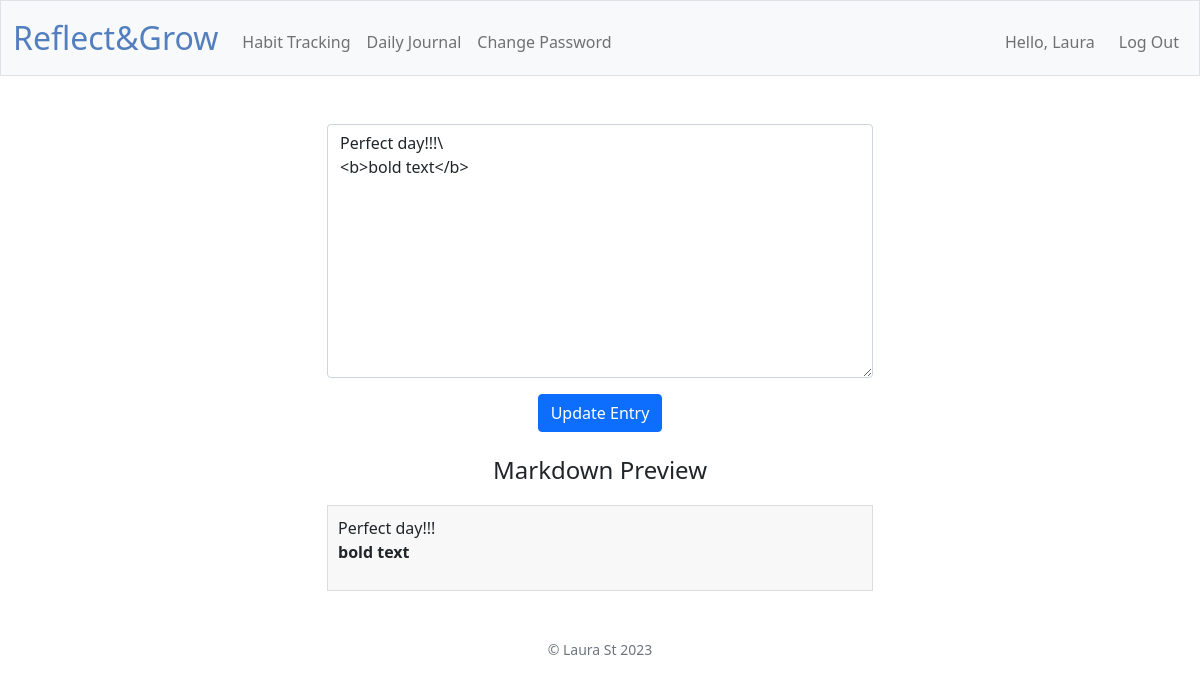
Page /edit-journal-entry/17 (signed in) on the committed database.
### tables this page shows
CREATE TABLE "users" (
    id INTEGER PRIMARY KEY AUTOINCREMENT,
    username TEXT NOT NULL UNIQUE,
    hash TEXT NOT NULL
);

CREATE TABLE journal_entries (
    entry_id INTEGER PRIMARY KEY AUTOINCREMENT,
    user_id INTEGER,
    entry_content TEXT NOT NULL,
    created_at DATETIME DEFAULT CURRENT_TIMESTAMP,
    FOREIGN KEY (user_id) REFERENCES users(id)
);

### app.py (the view)
@app.route("/edit-journal-entry/<int:entry_id>", methods=["GET", "POST"])
@login_required
def edit_journal_entry(entry_id):
    if request.method == "POST":
        result = entry_service.update_entry(request.form, entry_id, session.get("user_id"))
        if not result["success"]:
            return apology(result["msg"], result["code"])
        return redirect("/journal-history")
    else:
        result = entry_service.get_entry(entry_id, session.get("user_id"))
        if not result["success"]:
            return apology(result["msg"], result["code"])
        return render_template("edit-journal-entry.html", entry=result["res"])

### app.py (called while the page is built)
@app.after_request
def after_request(response):
    response.headers["Cache-Control"] = "no-cache, no-store, must-revalidate"
    response.headers["Expires"] = 0
    response.headers["Pragma"] = "no-cache"
    return response

@app.context_processor
def inject_user():
    user_id = session.get("user_id")
    if user_id:
        result = user_service.get_user_details(user_id)
        user = result["res"]
        return {"username": user["username"]}
    return {}

### database.py (called while the page is built)
def get_entry(entry_id, user_id):
    return db.execute("SELECT * FROM journal_entries WHERE entry_id = ? and user_id = ?", entry_id, user_id)

def get_user(user_id):
    return db.execute("SELECT * FROM users WHERE id = ?", user_id)

### entry_service.py (called while the page is built)
def get_entry(entry_id, user_id):
    rows = database.get_entry(entry_id, user_id)
    entry = rows[0]
    if not entry:
        return fail()
    return success(entry)

### helpers.py (called while the page is built)
def login_required(f):
    @wraps(f)
    def decorated_function(*args, **kwargs):
        if session.get("user_id") is None:
            return redirect("/login")
        return f(*args, **kwargs)
    return decorated_function

def success(obj=None):
    return {"success": True, "res": obj}

### user_service.py (called while the page is built)
def get_user_details(user_id):
    rows = database.get_user(user_id)
    user = rows[0]
    if not user:
        fail()
    return success(user)

### templates/edit-journal-entry.html (shortened to what this page needs)
{% extends "layout.html" %}
{% block main %}
<div class="row justify-content-center">
    <div class="col-lg-6 col-md-8">
        <form action="/edit-journal-entry/{{ entry.entry_id }}" method="post">
            <div class="mb-3">
                <textarea autocomplete="off" autofocus class="form-control" id="entry" name="entry" type="text"
                    rows="10" oninput="updatePreview()">{{ entry.entry_content }}</textarea>
            </div>
            <button class="btn btn-primary" type="submit">Update Entry</button>
        </form>
        <h4 class="mt-4">Markdown Preview</h4>
        <div id="markdownPreview" class="markdown-preview" data-markdown="{{ entry.entry_content}}"></div>
    </div>
</div>
{% endblock %}

### templates/layout.html (shortened to what this page needs)
<!DOCTYPE html>
<html lang="en">
<head>
    <link href="https://cdn.jsdelivr.net/npm/bootstrap@5.1.3/dist/css/bootstrap.min.css"
 rel="stylesheet">
    <link href="/static/styles.css" rel="stylesheet">
</head>
<body>
    <nav class="bg-light border navbar navbar-expand-md navbar-light">
        <div class="container-fluid">
            <a class="navbar-brand" href="/"><span class="blue">Reflect&Grow</span></a>
            <div class="collapse navbar-collapse" id="navbar">
                {% if session["user_id"] %}
                <ul class="navbar-nav me-auto mt-2">
                    <li class="nav-item"><a class="nav-link" href="/habits">Habit Tracking</a></li>
                    <li class="nav-item"><a class="nav-link" href="/journal-history">Daily Journal</a></li>
                    <li class="nav-item"><a class="nav-link" href="/change-password">Change Password</a></li>
                </ul>
                <ul class="navbar-nav ms-auto mt-2">
                    <li class="nav-item navbar-text me-3">Hello, {{ username }}</li>
                    <li class="nav-item"><a class="nav-link" href="/logout">Log Out</a></li>
                </ul>
                {% else %}
                <ul class="navbar-nav ms-auto mt-2">
                    <li class="nav-item"><a class="nav-link" href="/register">Register</a></li>
                    <li class="nav-item"><a class="nav-link" href="/login">Log In</a></li>
                </ul>
                {% endif %}
            </div>
        </div>
    </nav>
    <main class="container py-5 text-center">
        {% block main %}{% endblock %}
    </main>
    <footer class="mb-5 small text-center text-muted">
        &copy; Laura St <span id="year"></span>
    </footer>
</body>
</html>

### static/styles.css (style rules this page uses)
nav .navbar-brand { font-size: xx-large; }
nav .navbar-brand .blue { color: #537fbe; }
.markdown-preview { border: 1px solid #ddd; padding: 10px; margin-top: 20px; background-color: #f8f8f8; text-align: initial; }
.btn { display: inline-flex; align-items: center; justify-content: center; }

### rows in the picture
users: username "Laura"
journal_entries: entry "Perfect day!!!\\ <b>bold text</b>"
